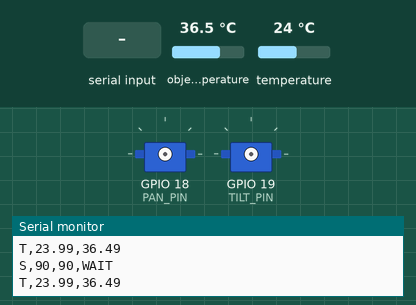
Recording of a sketch running on a simulated ESP32. Parts: 2 × servo, the last lines printed to the serial monitor. Inputs (shaded band) come from the test bench; at power-on: object temperature 36.5 °C, temperature 24 °C.

Above: at 2.2 s.
2.3 s: "P90\n" received over Serial
At 3.05 s:
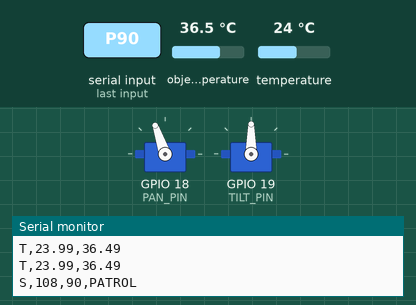
5.3 s: "c\n" received over Serial
At 6.4 s:
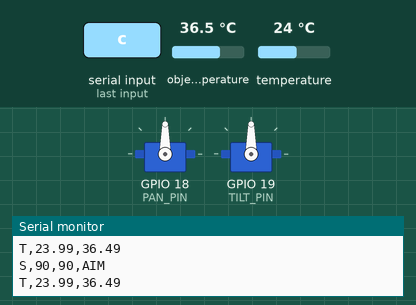
Timing chart, 0 to 8.3 s (numbered marks = the images above; inputs shaded):
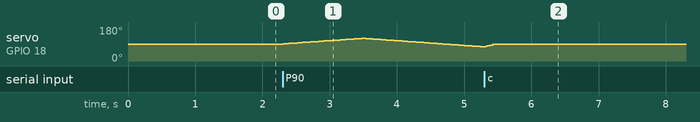

Measured:
- after the input at 2.3 s, servo on GPIO 18 (PAN_PIN): rises from 90° to 120° in 1.2 s, then falls to 75° in 1.8 s
- after the input at 5.3 s, servo on GPIO 18 (PAN_PIN): 75° → 90° at once

The sketch:

mlx90614_stream.ino
```cpp
// MLX90614 live stream + pan/tilt servo control for the fusion console
// (12_WebApp/console.html, also 05_Code/fusion_alarm_demo.py for the sensor part).
//
// Wiring:  MLX90614 VIN->3V3, GND->GND, SDA->D21, SCL->D22
//          Pan servo signal -> GPIO18, tilt servo signal -> GPIO19
//          Servo red/brown from the SEPARATE 5V supply, its GND tied to an ESP32 GND
//          (servos on the ESP32's own 5V pin brown it out and it reboots).
//
// Output lines:
//   T,<ambient C>,<object C>     every 100 ms
//   S,<pan>,<tilt>,<mode>        every 200 ms   (mode: WAIT / PATROL / HOLD / AIM)
// Input commands (one per line):
//   P            patrol: slow sweep
//   H            hold the current position
//   C            centre (90, 90) and hold
//   A<pan>,<tilt>  glide to that angle and hold, e.g. A75,95
// At boot the servos are not driven at all (WAIT): they stay exactly where they
// are until the console sends its first command, which it only does after
// Calibrate. After CMD_TIMEOUT_MS without a command the gimbal stops where it is
// and goes back to WAIT, so a closed browser tab leaves it still, not sweeping.
//
// Libraries: "Adafruit MLX90614 Library" (+ Adafruit BusIO), "ESP32Servo".

#include <Wire.h>
#include <Adafruit_MLX90614.h>
#include <ESP32Servo.h>

const int SDA_PIN = 21, SCL_PIN = 22;
const int PAN_PIN = 18, TILT_PIN = 19;

// Same window as servo_bringup_test, known not to hit the bracket's stops.
const int PAN_MIN = 60, PAN_MAX = 120;
const int TILT_MIN = 70, TILT_MAX = 110;

const unsigned long TEMP_PERIOD_MS = 100;
const unsigned long STATUS_PERIOD_MS = 200;
const unsigned long SERVO_TICK_MS = 20;
const float MAX_SPEED_DPS = 90.0;      // glide speed for aim / centre moves
const float PATROL_SPEED_DPS = 25.0;   // slow, readable sweep
const unsigned long CMD_TIMEOUT_MS = 3000;

Adafruit_MLX90614 mlx = Adafruit_MLX90614();
Servo panServo, tiltServo;
bool sensorOk = false;

enum Mode { WAIT, PATROL, HOLD, AIM };
Mode mode = WAIT;
bool servosAttached = false;
float pan = 90, tilt = 90;             // current commanded angle
float panTarget = 90, tiltTarget = 90;
int patrolDir = 1;
unsigned long lastCmdAt = 0, lastTemp = 0, lastStatus = 0, lastTick = 0;
char cmd[24];
int cmdLen = 0;

const char *modeName() {
  return mode == WAIT ? "WAIT" : mode == PATROL ? "PATROL" : mode == HOLD ? "HOLD" : "AIM";
}

// Attached once, on the first command, never detached: before this the servo
// pins carry no signal, so the servos don't jump or move at power-up.
void attachServos() {
  if (servosAttached) return;
  panServo.attach(PAN_PIN);
  tiltServo.attach(TILT_PIN);
  panServo.write(90);
  tiltServo.write(90);
  servosAttached = true;
  Serial.println("Servos armed (pan GPIO18, tilt GPIO19)");
}

float stepToward(float cur, float target, float maxStep) {
  float d = target - cur;
  if (d > maxStep) return cur + maxStep;
  if (d < -maxStep) return cur - maxStep;
  return target;
}

void handleCommand(const char *c) {
  if (!strchr("PpHhCcAa", c[0])) return;
  lastCmdAt = millis();
  attachServos();
  switch (c[0]) {
    case 'P': case 'p': mode = PATROL; break;
    case 'H': case 'h': mode = HOLD; panTarget = pan; tiltTarget = tilt; break;
    case 'C': case 'c': mode = AIM; panTarget = 90; tiltTarget = 90; break;
    case 'A': case 'a': {
      int p, t;
      if (sscanf(c + 1, "%d,%d", &p, &t) == 2) {
        mode = AIM;
        panTarget = constrain(p, PAN_MIN, PAN_MAX);
        tiltTarget = constrain(t, TILT_MIN, TILT_MAX);
      }
      break;
    }
  }
}

void readCommands() {
  while (Serial.available()) {
    char ch = Serial.read();
    if (ch == '\n' || ch == '\r') {
      if (cmdLen > 0) { cmd[cmdLen] = 0; handleCommand(cmd); cmdLen = 0; }
    } else if (cmdLen < (int)sizeof(cmd) - 1) {
      cmd[cmdLen++] = ch;
    }
  }
}

void updateServos(unsigned long now) {
  float dt = (now - lastTick) / 1000.0;
  lastTick = now;
  if (mode != WAIT && now - lastCmdAt > CMD_TIMEOUT_MS) mode = WAIT;
  if (mode == WAIT) return;              // not driven, or stopped where it is

  if (mode == PATROL) {
    pan += patrolDir * PATROL_SPEED_DPS * dt;
    if (pan >= PAN_MAX) { pan = PAN_MAX; patrolDir = -1; }
    if (pan <= PAN_MIN) { pan = PAN_MIN; patrolDir = 1; }
    tilt = stepToward(tilt, 90, MAX_SPEED_DPS * dt);
  } else {
    pan = stepToward(pan, panTarget, MAX_SPEED_DPS * dt);
    tilt = stepToward(tilt, tiltTarget, MAX_SPEED_DPS * dt);
  }
  panServo.write((int)(pan + 0.5));
  tiltServo.write((int)(tilt + 0.5));
}

void setup() {
  Serial.begin(115200);
  delay(1000);

  // Printed before any I2C or servo call, so a blank Serial Monitor points at
  // serial/port/baud rather than the sensor or the servos.
  Serial.println();
  Serial.println("=== BOOT OK - mlx90614_stream + servos ===");

  // Servos are attached later, by attachServos(), with plain attach() and no
  // manual timer allocation: that froze the servos before.
  Serial.println("Servos waiting - press Calibrate in the console to start them");

  Wire.begin(SDA_PIN, SCL_PIN);
  Wire.setTimeOut(200); // don't block forever if an I2C line is stuck low
  sensorOk = mlx.begin();
  // The servos keep working without the sensor, so this is no longer fatal.
  Serial.println(sensorOk ? "MLX90614 OK - streaming T,ambient,object"
                          : "MLX90614 NOT FOUND - check SDA->D21, SCL->D22, VIN->3V3. Servos still run.");
  lastTick = millis();
}

void loop() {
  unsigned long now = millis();
  readCommands();

  if (now - lastTick >= SERVO_TICK_MS) updateServos(now);

  if (sensorOk && now - lastTemp >= TEMP_PERIOD_MS) {
    lastTemp = now;
    float ambient = mlx.readAmbientTempC();
    float object = mlx.readObjectTempC();
    if (isnan(ambient) || isnan(object)) Serial.println("ERR,read failed (NaN)");
    else Serial.printf("T,%.2f,%.2f\n", ambient, object);
  }

  if (now - lastStatus >= STATUS_PERIOD_MS) {
    lastStatus = now;
    Serial.printf("S,%d,%d,%s\n", (int)(pan + 0.5), (int)(tilt + 0.5), modeName());
  }
}
```
